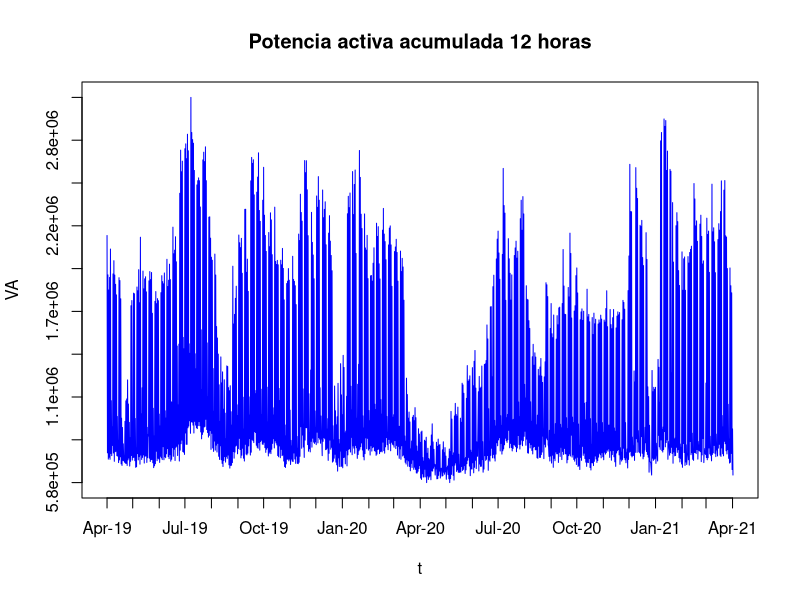
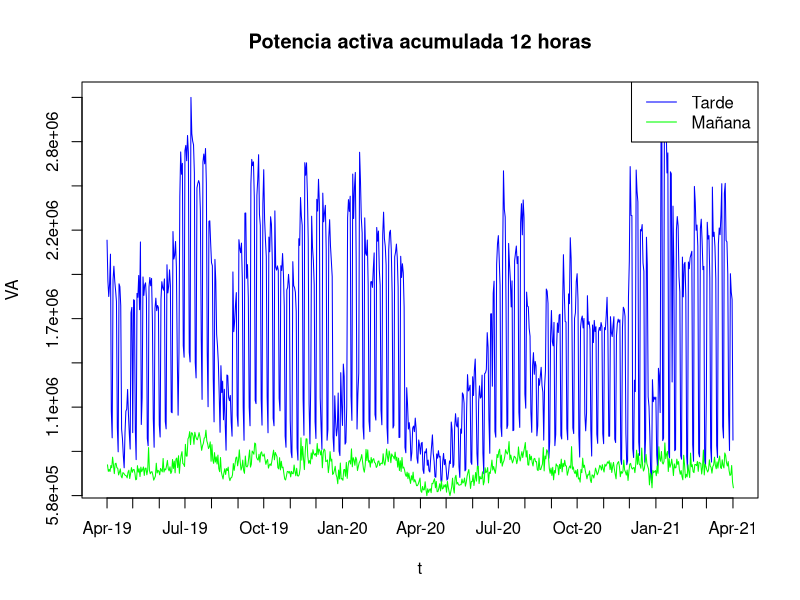
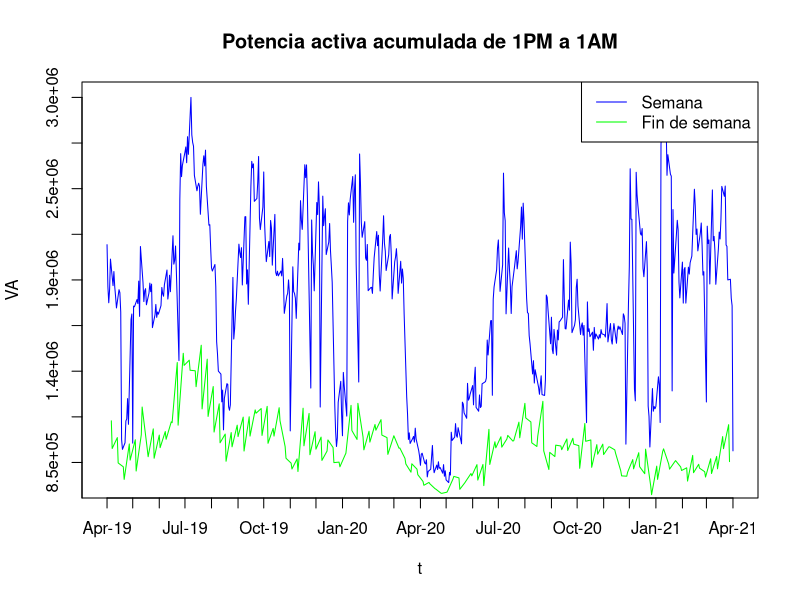
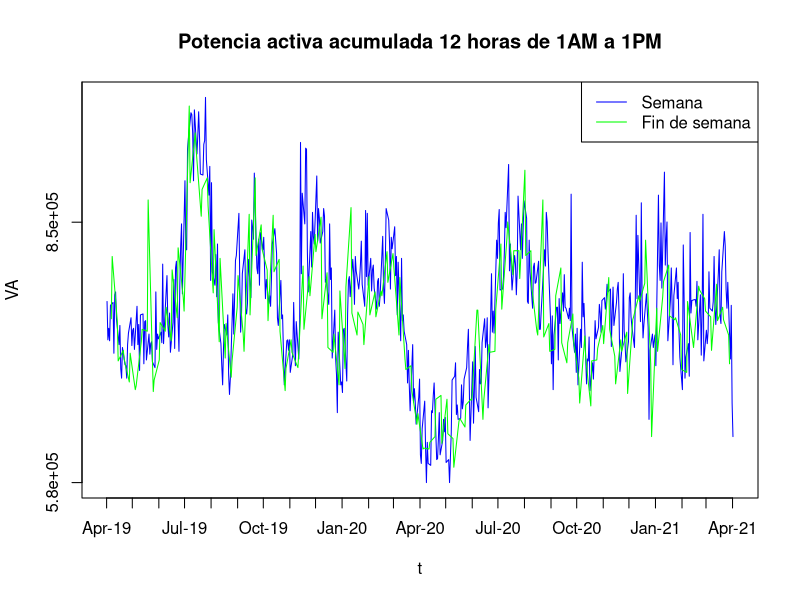

These figures' R source, in order: (Note: this script raises an error after producing the figures.)
## ---- chunk 1
knitr::opts_chunk$set(echo = TRUE)
## ---- chunk 2
serie <- read.csv(file = 'data/potencia.csv', sep = ';')
t <- as.POSIXlt(serie$Time, format = "%Y-%m-%dT%H:%M:%S")
VA <- as.numeric(serie$Value)
plot(t, VA, type="l",main = "Potencia activa acumulada 12 horas", col="blue", xaxt="n", yaxt="n")
axis.POSIXct(1,at=seq(min(t), max(t), by="months"), format="%b-%y")
yticks <- seq(min(VA), max(VA), length.out=10)
axis(2, at=yticks, labels=formatC(yticks, format="e", digits = 1))
## ---- chunk 3
min(t); max(t);
## ---- chunk 4
serie <- read.csv(file = 'data/potencia_corr.csv', sep = ';')
t <- as.POSIXlt(serie$Time, format = "%Y-%m-%dT%H:%M:%S")
VA <- as.numeric(serie$Value)
## ---- chunk 5
tarde <- t$hour < 3
manana <- tarde == F
plot(t[tarde], VA[tarde], type="l",main = "Potencia activa acumulada 12 horas", col="blue", xaxt="n", yaxt="n", 
     ylab="VA", xlab="t")
lines(t[manana], VA[manana],col="green")
axis.POSIXct(1,at=seq(min(t), max(t), by="months"), format="%b-%y")
yticks <- seq(min(VA), max(VA), length.out=10)
axis(2, at=yticks, labels=formatC(yticks, format="e", digits = 1))
legend("topright", legend=c("Tarde", "Mañana"), lty=1, col=c("blue", "green"))
## ---- chunk 6
weekend <- t$wday %in% c(0,6)
weekday <- weekend == F
plot(t[tarde & weekday], VA[tarde & weekday], type="l",main = "Potencia activa acumulada de 1PM a 1AM", col="blue", xaxt="n", yaxt="n", 
     ylab="VA", xlab="t")
lines(t[tarde & weekend], VA[tarde & weekend],col="green")
axis.POSIXct(1,at=seq(min(t), max(t), by="months"), format="%b-%y")
yticks <- seq(min(VA), max(VA), length.out=10)
axis(2, at=yticks, labels=formatC(yticks, format="e", digits = 1))
legend("topright", legend=c("Semana", "Fin de semana"), lty=1, col=c("blue", "green"))
## ---- chunk 7
plot(t[manana & weekday], VA[manana & weekday], type="l",main = "Potencia activa acumulada 12 horas de 1AM a 1PM", col="blue", xaxt="n", yaxt="n", 
     ylab="VA", xlab="t")
lines(t[manana & weekend], VA[manana & weekend],col="green")
axis.POSIXct(1,at=seq(min(t), max(t), by="months"), format="%b-%y")
yticks <- seq(min(VA), max(VA), length.out=10)
axis(2, at=yticks, labels=formatC(yticks, format="e", digits = 1))
legend("topright", legend=c("Semana", "Fin de semana"), lty=1, col=c("blue", "green"))
## ---- chunk 8
num_semana = data.frame(week=strftime(t,format="%W"))
datef= data.frame(date=strftime(t,format="%Y-%d-%d"))
year = data.frame(year=strftime(t,format="%Y"))
tardef = data.frame(tarde=tarde)
weekdayf = data.frame(weekday=weekday)
VA_agg = aggregate(VA, by=c(num_semana, year, tardef, weekdayf), FUN=sum)
VA_agg$date <- as.Date((c(VA_agg$week) - 1)*7 + (c(VA_agg$year) - 1)*365, origin = "2018/12/31")
VA_tarde_semana = VA_agg[(VA_agg$tarde==TRUE & VA_agg$weekday==TRUE), ]
VA_tarde_finsemana = VA_agg[(VA_agg$tarde==TRUE & VA_agg$weekday==FALSE), ]

plot(VA_tarde_semana$date, VA_tarde_semana$x/VA_tarde_semana$x[1], type="l",main = "Potencia activa acumulada relativa al inicio de la serie", col="blue", xaxt="n", ylab="1 = Consumo al inicio de abril 2019", xlab="t")
lines(VA_tarde_finsemana$date, VA_tarde_finsemana$x/VA_tarde_finsemana$x[1],col="green")
axis.Date(1,at=seq(min(VA_agg$date), max(VA_agg$date), by="months"), format="%b-%y")
legend("topright", legend=c("Semana tarde", "Fin de semana tarde"), lty=1, col=c("blue", "green"))
## ---- chunk 9
VA_aggr2 = aggregate(VA, by=c(num_semana, year), FUN=sum)
VA2019 = VA_aggr2[(VA_aggr2$year == 2019),]
VA2020 = VA_aggr2[(VA_aggr2$year == 2020),]
VA2021 = VA_aggr2[(VA_aggr2$year == 2021),]
plot(c(VA2020$week), VA2020$x, type="l",main = "Potencia activa por año", col="green", ylab="VA", xlab="Número de semana", ylim=c(min(VA2021$x),max(VA2019$x)))
lines(VA2019$week, VA2019$x,col="blue")
lines(VA2021$week, VA2021$x,col="red")
legend("topright", legend=c("2019", "2020", "2021"), lty=1, col=c("blue", "green", "red"))
## ---- chunk 10
# Construcción de la serie de un año BAU
VA_BAU = VA[t$year == 119 | (t$year == 120 & (t$mon < 2)) | (t$year == 121 & (t$mon >= 2))]
VA_BAU = VA_BAU[1:728] # 52 semanas justas
t_BAU = t[t$year == 119 | (t$year == 120 & (t$mon < 2)) | (t$year == 121 & (t$mon >= 2))]
t_BAU = t_BAU[1:728] # 52 semanas justas
nday = strftime(t_BAU,format="%j")
VA_BAU = VA_BAU[order(nday)]
VA_BAU_avg<-filter(VA_BAU,filter=rep(1/14,14), circular = TRUE)
day_month = as.Date(rep(c(1:364),each=2), origin = "2020/12/31") # El año nos da igual
plot(day_month, VA_BAU_avg, type="l")
## ---- chunk 11
#Creación de las dummies
vacaciones_dummy_avg = (VA_BAU_avg < 10e5)*1
vacaciones_dummy_avg<-filter(vacaciones_dummy_avg,filter=rep(1/14,14), circular = TRUE)

month_avg = as.integer(strftime(day_month,format="%m"))
m1_dummy_avg = (month_avg == 1)*1; m1_dummy_avg = filter(m1_dummy_avg,filter=rep(1/14,14), circular = TRUE)
m3_dummy_avg = (month_avg == 3)*1; m3_dummy_avg = filter(m3_dummy_avg,filter=rep(1/14,14), circular = TRUE)
m5_dummy_avg = (month_avg == 5)*1; m5_dummy_avg = filter(m5_dummy_avg,filter=rep(1/14,14), circular = TRUE)
m7_dummy_avg = (month_avg == 7)*1; m7_dummy_avg = filter(m7_dummy_avg,filter=rep(1/14,14), circular = TRUE)
m9_dummy_avg = (month_avg == 9)*1; m9_dummy_avg = filter(m9_dummy_avg,filter=rep(1/14,14), circular = TRUE)
m11_dummy_avg = (month_avg == 11)*1; m11_dummy_avg = filter(m11_dummy_avg,filter=rep(1/14,14), circular = TRUE)
## ---- chunk 12
# AVERAGE
t = rep(c(1:364),each=2)
t2=t^2;t3=t^3;t4=t^4;t5=t^5;t6=t^6;t8=t^8;t10=t^10;t12=t^12;t14=t^14;t16=t^16
quadraticmodel<-lm(VA_BAU_avg~t+t2+t3+t4+t5+t6+t8+t10+t12+t14+t16+
                     vacaciones_dummy_avg+m1_dummy_avg+m3_dummy_avg+m5_dummy_avg+m7_dummy_avg+m9_dummy_avg+m11_dummy_avg)
plot(day_month,VA_BAU_avg,type="l",main = "Potencia activa", ylab="va")
lines(day_month,quadraticmodel$fit, col=2, lwd=2)
## ---- chunk 13
t <- as.POSIXlt(serie$Time, format = "%Y-%m-%dT%H:%M:%S")
VA_BAU_test = VA[t$year == 121 & (t$mon <= 1)]
VA_BAU_test = VA_BAU_test[1:112]
VA_BAU_test_avg<-filter(VA_BAU_test,filter=rep(1/14,14), circular = TRUE)

idx = length(VA_BAU_test)
t_BAU_test = t[t$year == 121 & (t$mon <= 1)]
t_BAU_test = t_BAU_test[1:112]

t = rep(c(1:(idx/2)),each=2)
t2=t^2;t3=t^3;t4=t^4;t5=t^5;t6=t^6;t8=t^8;t10=t^10;t12=t^12;t14=t^14;t16=t^16
m1_dummy_avg = m1_dummy_avg[1:idx]
m3_dummy_avg = m3_dummy_avg[1:idx]
m5_dummy_avg = m5_dummy_avg[1:idx]
m7_dummy_avg = m7_dummy_avg[1:idx]
m9_dummy_avg = m9_dummy_avg[1:idx]
m11_dummy_avg = m11_dummy_avg[1:idx]
vacaciones_dummy_avg = vacaciones_dummy_avg[1:idx]
testdata = data.frame(t,t2,t3,t4,t5,t6,t8,t10,t12,t14,t16,vacaciones_dummy_avg,m1_dummy_avg,m3_dummy_avg,m5_dummy_avg,
                      m7_dummy_avg,m9_dummy_avg,m11_dummy_avg)
VA_BAU_test_pred = predict(quadraticmodel,testdata)
day_month = as.Date(t, origin = "2020/12/31") # El año nos da igual
plot(day_month,VA_BAU_test_pred,type="l",col="blue",ylim=c(min(VA_BAU_test_pred),max(VA_BAU_test_avg)))
lines(day_month,VA_BAU_test_avg,col="red")
legend("topright", legend=c("Actual", "Predicted"), lty=1, col=c("red", "blue"))
## ---- chunk 14
sum(abs((VA_BAU_test_pred-VA_BAU_test_avg)/VA_BAU_test_avg))/idx*100 #MAPE
sum(abs((VA_BAU_test_pred-VA_BAU_test_avg)))/idx*100 #MADE
